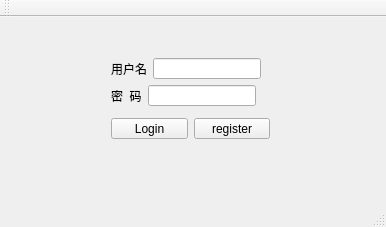
<?xml version="1.0" encoding="UTF-8"?>
<ui version="4.0">
 <class>QtChatroomLoginClass</class>
 <widget class="QMainWindow" name="QtChatroomLoginClass">
  <property name="geometry">
   <rect>
    <x>0</x>
    <y>0</y>
    <width>386</width>
    <height>227</height>
   </rect>
  </property>
  <property name="windowTitle">
   <string>QtChatroomClient</string>
  </property>
  <widget class="QWidget" name="centralWidget">
   <widget class="QWidget" name="formLayoutWidget">
    <property name="geometry">
     <rect>
      <x>100</x>
      <y>30</y>
      <width>181</width>
      <height>103</height>
     </rect>
    </property>
    <layout class="QFormLayout" name="formLayout">
     <item row="0" column="0">
      <layout class="QHBoxLayout" name="horizontalLayout">
       <item>
        <widget class="QLabel" name="nameLabel">
         <property name="text">
          <string>用户名</string>
         </property>
        </widget>
       </item>
       <item>
        <widget class="QLineEdit" name="userLineEdit"/>
       </item>
      </layout>
     </item>
     <item row="1" column="0">
      <layout class="QHBoxLayout" name="horizontalLayout_2">
       <item>
        <widget class="QLabel" name="passLabel">
         <property name="text">
          <string>密  码</string>
         </property>
        </widget>
       </item>
       <item>
        <widget class="QLineEdit" name="passLineEdit">
         <property name="echoMode">
          <enum>QLineEdit::Password</enum>
         </property>
        </widget>
       </item>
      </layout>
     </item>
     <item row="3" column="0" colspan="2">
      <layout class="QHBoxLayout" name="horizontalLayout_3">
       <item>
        <widget class="QPushButton" name="loginPushButton">
         <property name="text">
          <string>Login</string>
         </property>
        </widget>
       </item>
       <item>
        <widget class="QPushButton" name="regPushButton">
         <property name="text">
          <string>register</string>
         </property>
        </widget>
       </item>
      </layout>
     </item>
     <item row="2" column="0" colspan="2">
      <spacer name="verticalSpacer">
       <property name="orientation">
        <enum>Qt::Vertical</enum>
       </property>
       <property name="sizeHint" stdset="0">
        <size>
         <width>20</width>
         <height>40</height>
        </size>
       </property>
      </spacer>
     </item>
    </layout>
   </widget>
  </widget>
  <widget class="QMenuBar" name="menuBar">
   <property name="geometry">
    <rect>
     <x>0</x>
     <y>0</y>
     <width>386</width>
     <height>23</height>
    </rect>
   </property>
  </widget>
  <widget class="QToolBar" name="mainToolBar">
   <attribute name="toolBarArea">
    <enum>TopToolBarArea</enum>
   </attribute>
   <attribute name="toolBarBreak">
    <bool>false</bool>
   </attribute>
  </widget>
  <widget class="QStatusBar" name="statusBar"/>
 </widget>
 <layoutdefault spacing="6" margin="11"/>
 <resources>
  <include location="QtChatroomLogin.qrc"/>
 </resources>
 <connections>
  <connection>
   <sender>loginPushButton</sender>
   <signal>clicked()</signal>
   <receiver>QtChatroomLoginClass</receiver>
   <slot>Login()</slot>
   <hints>
    <hint type="sourcelabel">
     <x>222</x>
     <y>242</y>
    </hint>
    <hint type="destinationlabel">
     <x>239</x>
     <y>339</y>
    </hint>
   </hints>
  </connection>
  <connection>
   <sender>regPushButton</sender>
   <signal>clicked()</signal>
   <receiver>QtChatroomLoginClass</receiver>
   <slot>OnRegister()</slot>
   <hints>
    <hint type="sourcelabel">
     <x>285</x>
     <y>238</y>
    </hint>
    <hint type="destinationlabel">
     <x>309</x>
     <y>310</y>
    </hint>
   </hints>
  </connection>
 </connections>
 <slots>
  <slot>Login()</slot>
  <slot>OnRegister()</slot>
 </slots>
</ui>
